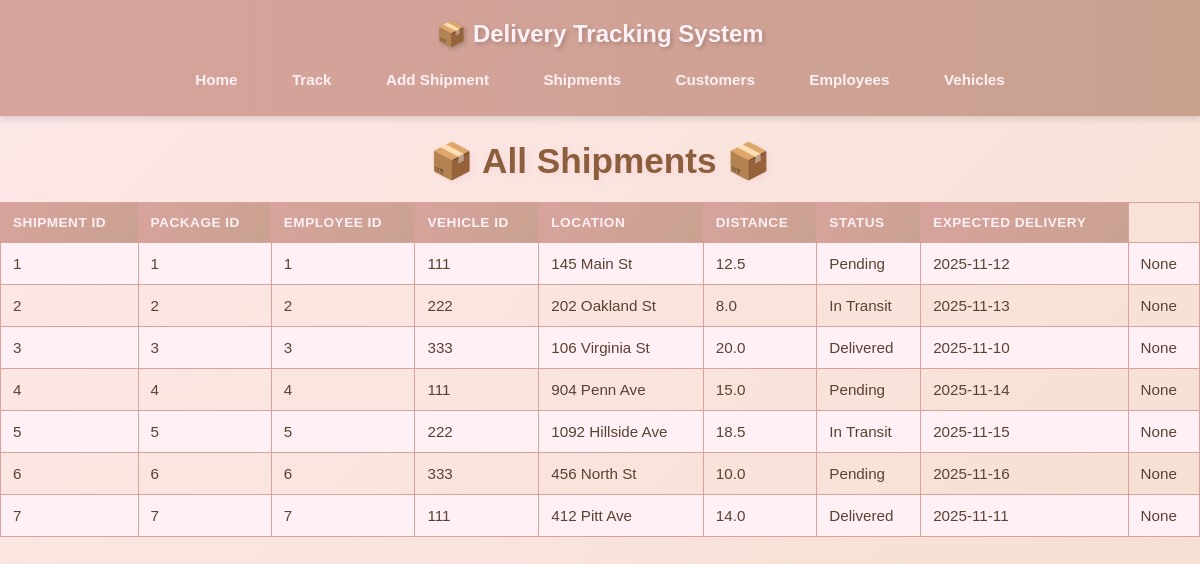
Screenshot of /shipments with the database file from the repository.
### tables this page shows
CREATE TABLE Shipment (
shipment_id INTEGER PRIMARY KEY AUTOINCREMENT,
package_id INTEGER,
employee_id INTEGER,
vehicle_id INTEGER,
delivery_location TEXT,
distance_miles REAL,
status TEXT DEFAULT 'Pending',
expected_delivery_date TEXT,
price_estimate REAL,
FOREIGN KEY(package_id) REFERENCES Package(package_id),
FOREIGN KEY(employee_id) REFERENCES Employee(employee_id),
FOREIGN KEY(vehicle_id) REFERENCES Vehicle(vehicle_id)
);

### shipping_project-main/app.py (the view)
@app.route("/shipments")
def shipments():
    conn = get_connection()
    cursor = conn.cursor()
    cursor.execute("SELECT * FROM Shipment")
    rows = cursor.fetchall()
    cursor.close()
    conn.close()
    return render_template("shipments.html", rows=rows)

### shipping_project-main/db.py (called while the page is built)
def get_connection():
    conn = sqlite3.connect(DB_NAME)
    conn.row_factory = sqlite3.Row # Allows dict-like access to rows
    return conn

### shipping_project-main/templates/shipments.html (shortened to what this page needs)
<!DOCTYPE html>
<html>
<head>
    <link rel="stylesheet" href="{{ url_for('static', filename='style.css') }}">
</head>
<body>
    <header>
        <h2>📦 Delivery Tracking System</h2>
        <nav>
            <a href="/">Home</a>
            <a href="/tracking">Track</a>
            <a href="/add_shipment">Add Shipment</a>
            <a href="/shipments">Shipments</a>
            <a href="/customers">Customers</a>
            <a href="/employees">Employees</a>
            <a href="/vehicles">Vehicles</a>
        </nav>
    </header>
    <h1>All Shipments</h1>
    <table border="1">
        <tr>
            <th>Shipment ID</th>
            <th>Package ID</th>
            <th>Employee ID</th>
            <th>Vehicle ID</th>
            <th>Location</th>
            <th>Distance</th>
            <th>Status</th>
            <th>Expected Delivery</th>
        </tr>
        {% for row in rows %}
        <tr>
            {% for col in row %}
            <td>{{ col }}</td>
            {% endfor %}
        </tr>
        {% endfor %}
    </table>
</body>
</html>

### shipping_project-main/static/style.css (style rules this page uses)
body { font-family: 'Arial', sans-serif; background: linear-gradient(135deg, #FDE8E9 0%, #F5DFD0 100%); color: #5C4033; margin: 0; padding: 0; min-height: 100vh; }
h1, h2, h3 { text-align: center; color: #8B5E3C; text-shadow: 2px 2px 4px rgba(248, 187, 208, 0.3); }
h1 { font-size: 2.2em; margin-bottom: 10px; }
h1:before { content: "📦 "; }
h1:after { content: " 📦"; }
header { background: linear-gradient(90deg, #D8A39D 0%, #C9A18F 100%); padding: 20px 0; box-shadow: 0 4px 6px rgba(0,0,0,0.1); position: sticky; top: 0; z-index: 1000; }
header h2 { color: #FFF0F5; margin: 0 0 15px 0; text-shadow: 2px 2px 4px rgba(0, 0, 0, 0.2); }
nav { text-align: center; }
nav a { color: #FFF0F5; text-decoration: none; margin: 0 10px; font-weight: bold; font-size: 0.95em; transition: all 0.3s; padding: 8px 15px; border-radius: 20px; display: inline-block; }
table { width: 100%; border-collapse: collapse; margin-top: 20px; }
table, th, td { border: 1px solid #D8A39D; }
th, td { padding: 12px; text-align: left; font-size: 0.95em; }
th { background: linear-gradient(135deg, #D8A39D 0%, #C9A18F 100%); color: #FFF0F5; font-weight: bold; text-transform: uppercase; font-size: 0.85em; letter-spacing: 0.5px; }
tr:nth-child(even) { background-color: #FFF0F5; }

### rows the page displays
Shipment: row "1" "1" "1" "111" "None", delivery_location "145 Main St", distance_miles "12.5", status "Pending", expected_delivery_date "2025-11-12"
Shipment: row "2" "2" "2" "222" "None", delivery_location "202 Oakland St", distance_miles "8.0", status "In Transit", expected_delivery_date "2025-11-13"
Shipment: row "3" "3" "3" "None", vehicle "333", delivery_location "106 Virginia St", distance_miles "20.0", status "Delivered", expected_delivery_date "2025-11-10"
Shipment: row "4" "4" "4" "111" "None", delivery_location "904 Penn Ave", distance_miles "15.0", status "Pending", expected_delivery_date "2025-11-14"
Shipment: row "5" "5" "5" "222" "None", delivery_location "1092 Hillside Ave", distance_miles "18.5", status "In Transit", expected_delivery_date "2025-11-15"
Shipment: row "6" "6" "6" "None", vehicle "333", delivery_location "456 North St", distance_miles "10.0", status "Pending", expected_delivery_date "2025-11-16"
Shipment: row "7" "7" "7" "111" "None", delivery_location "412 Pitt Ave", distance_miles "14.0", status "Delivered", expected_delivery_date "2025-11-11"
